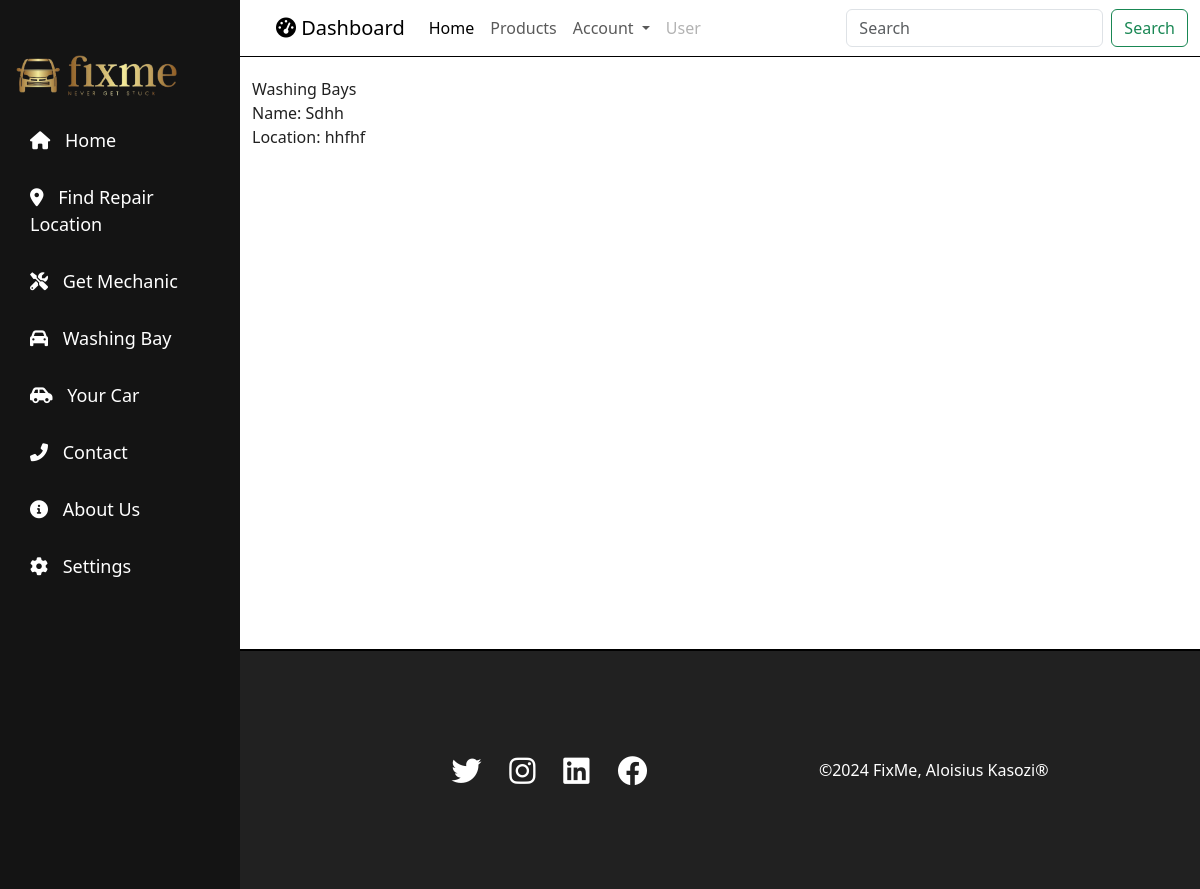
Before: /washingbay/ (signed in) with the older database file.
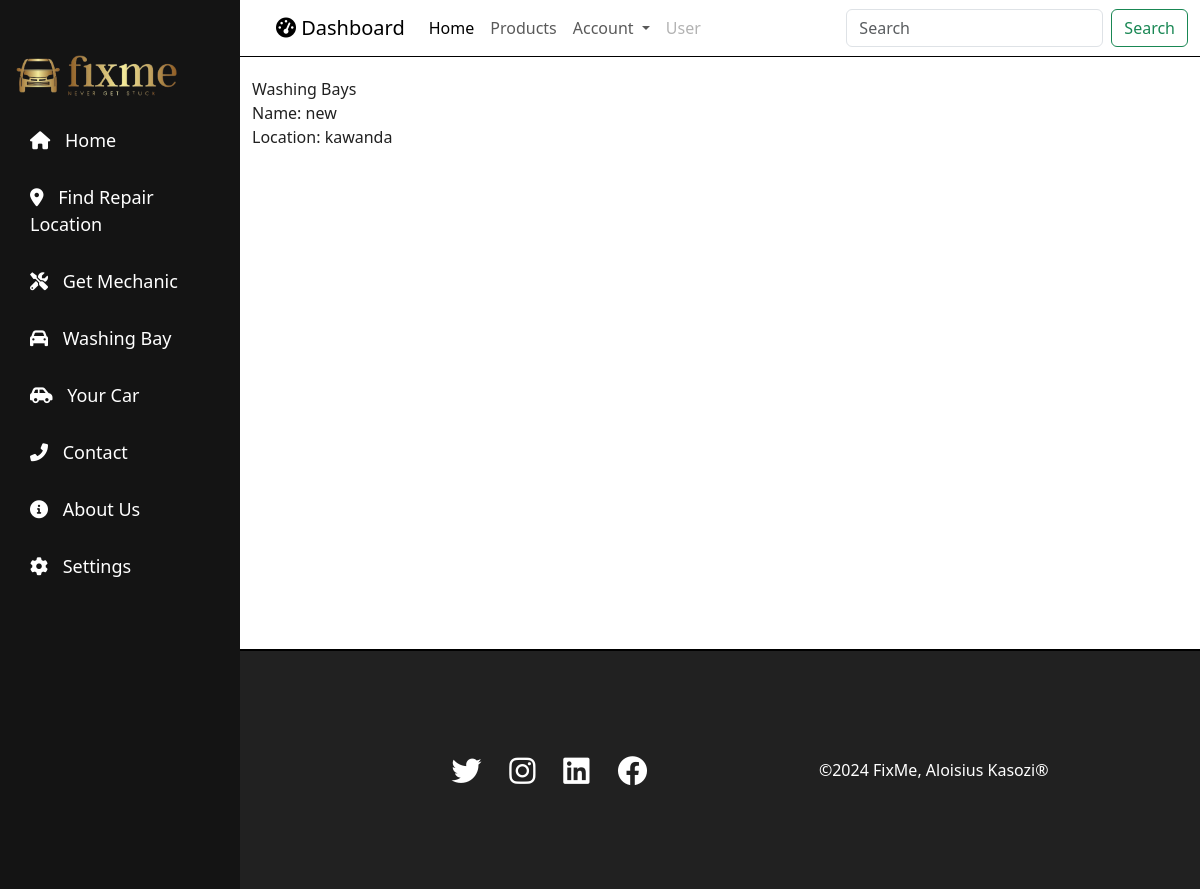
After: the same page with the newer database file.
### fixmeApp/models.py (models this page shows)
class WashingBay(models.Model):
    name = models.CharField(max_length=20)
    location = models.CharField(max_length=30)
    description = models.CharField(max_length=100, null=True, blank=True)
    created_at = models.DateTimeField(auto_now_add=True)

### fixmeApp/views.py (the view)
# urls.py: path('washingbay/', views.washingbay, name="washingbay"),
@login_required
def washingbay(request):
    washingbay = WashingBay.objects.all()
    return render(request, 'washingbay.html', {
        'washingbay': washingbay,
        'washingbay_count': washingbay.count(),
        'washingbay_created_at': washingbay.first().created_at if washingbay.exists() else None
    })

### fixmeApp/templates/washingbay.html
{% extends 'base.html' %}
{% block content %}
<div>
    Washing Bays
</div>
<div>
    {% for bay in washingbay %}
        <div>Name: {{ bay.name }} <br>Location: {{ bay.location    }}</div>
    {% endfor %}
</div>
<br><br><br><br><br><br><br><br><br><br><br><br><br><br><br><br><br><br><br><br>
{% endblock %}

Changed rows visible on the page:
removed WashingBay: name "Sdhh", location "hhfhf"
added WashingBay: name "new", location "kawanda"
